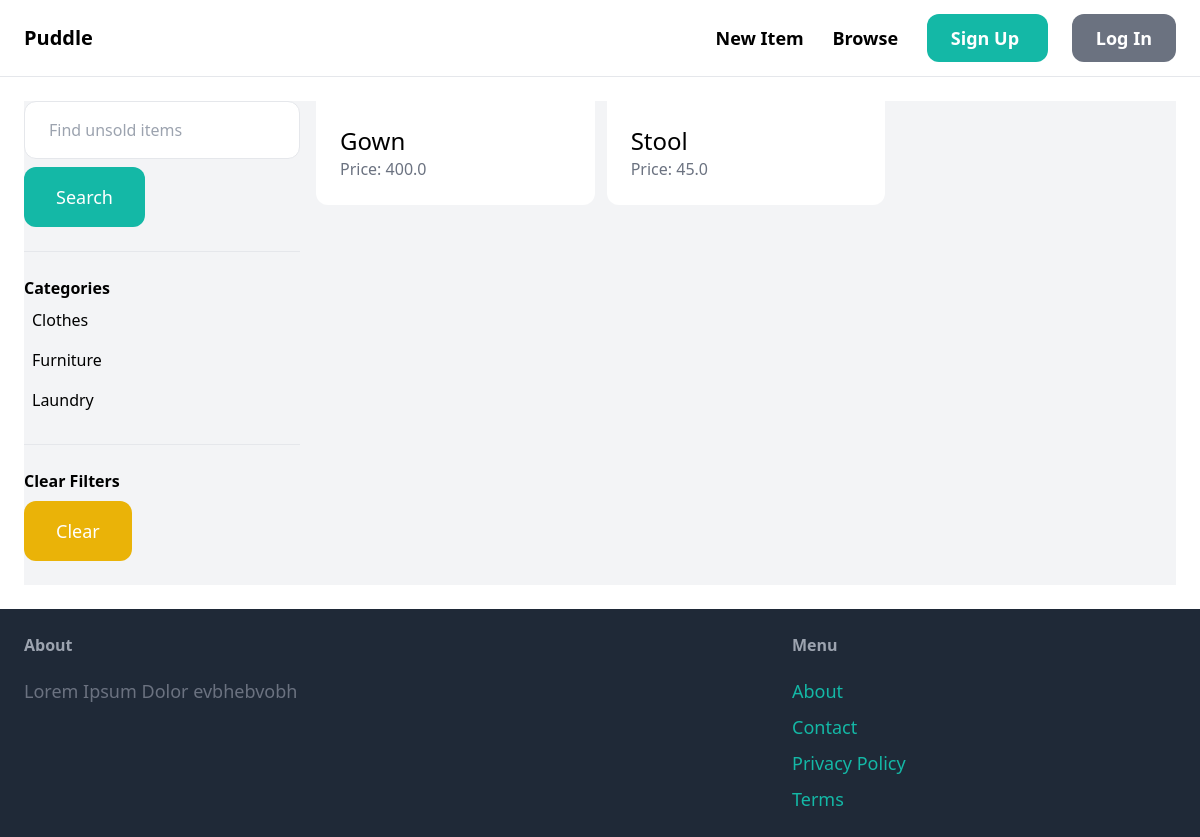
The app's page /items/ with its own data.
### item/models.py (models this page shows, shortened)
class Category(models.Model):
	name = models.CharField(max_length=255)
	class Meta:
		ordering = ('name',)
		verbose_name_plural = 'Categories'

class Item(models.Model):
	category = models.ForeignKey(Category, related_name='items', on_delete=models.CASCADE)
	name = models.CharField(max_length=255)
	description = models.TextField(blank=True, null=True)
	price = models.FloatField()
	image = models.ImageField(upload_to='item_images', blank=True, null=True)
	is_sold = models.BooleanField(default=False)
	created_by = models.ForeignKey(User, related_name='items', on_delete=models.CASCADE)
	created_at = models.DateTimeField(auto_now_add=True)

### item/views.py (the view)
# urls.py: path('', views.browse, name='browse'),
def browse(request):
	query = request.GET.get('query', '')
	categories = Category.objects.all()
	category_id = request.GET.get('category',  0)
	items = Item.objects.filter(is_sold=False)
	if category_id:
		items = items.filter(category=category_id)
	if query:
		items = items.filter(Q(name__icontains=query) | Q(description__icontains=query))
	context = {
		'items': items,
		'query': query,
		'categories': categories,
		'category_id': int(category_id)
	}
	return render(request, 'item/browse.html', context)

### item/templates/item/browse.html (shortened to what this page needs)
{% extends 'core/base.html' %}
{% block content %}
    <div class="pb-6 grid grid-cols-4 gap-4 bg-gray-100">
      <div class="col-span-1">
          <form action="{% url 'browse' %}" method="GET">
              <input type="text" name="query" class="w-full py-4 px-6 border rounded-xl value="{{ query }}" placeholder="Find unsold items">
              <button class="mt-2 py-4 px-8 text-lg bg-teal-500 text-white rounded-xl">
                  Search
              </button>
          </form>
          <hr class="my-6 ">
          <p class="font-semibold"> Categories </p>
          <ul>
              {% for category in categories %}
                <li class="py-2 px-2 rounded-xl {% if category.id == category_id %} bg-gray-200 {% endif %}">
                    <a href="{% url 'browse' %}?query={{ query }}&category={{ category.id }}">{{ category.name }}</a>
                </li>
              {% endfor %}
          </ul>
          <hr class="my-6 ">
          <p class="font-semibold"> Clear Filters </p>
          <ul>
              <li><a href="{% url 'browse' %}" class="mt-2 py-4 px-8 inline-block bg-yellow-500 text-lg rounded-xl text-white "> Clear </a></li>
          </ul>
      </div>
      <div class="col-span-3">
                <div class="grid grid-cols-3 gap-3">
                        {% for item in items %}
                                <div>
                                        <a href="{% url 'detail' item.id %}">
                                                <div class="p-6 bg-white rounded-b-xl">
                                                        <h2 class="text-2xl">{{ item.name }}</h2>
                                                        <p class="text-gray-500">Price: {{ item.price }}</p>
                                                </div>
                                        </a>
                                </div>
                        {% endfor %}
                </div>
      </div>
    </div>
{% endblock content %}

### records on screen
Category: name "Clothes"
Category: name "Furniture"
Category: name "Laundry"
Item: name "Gown", price "400.0"
Item: name "Stool", price "45.0"
